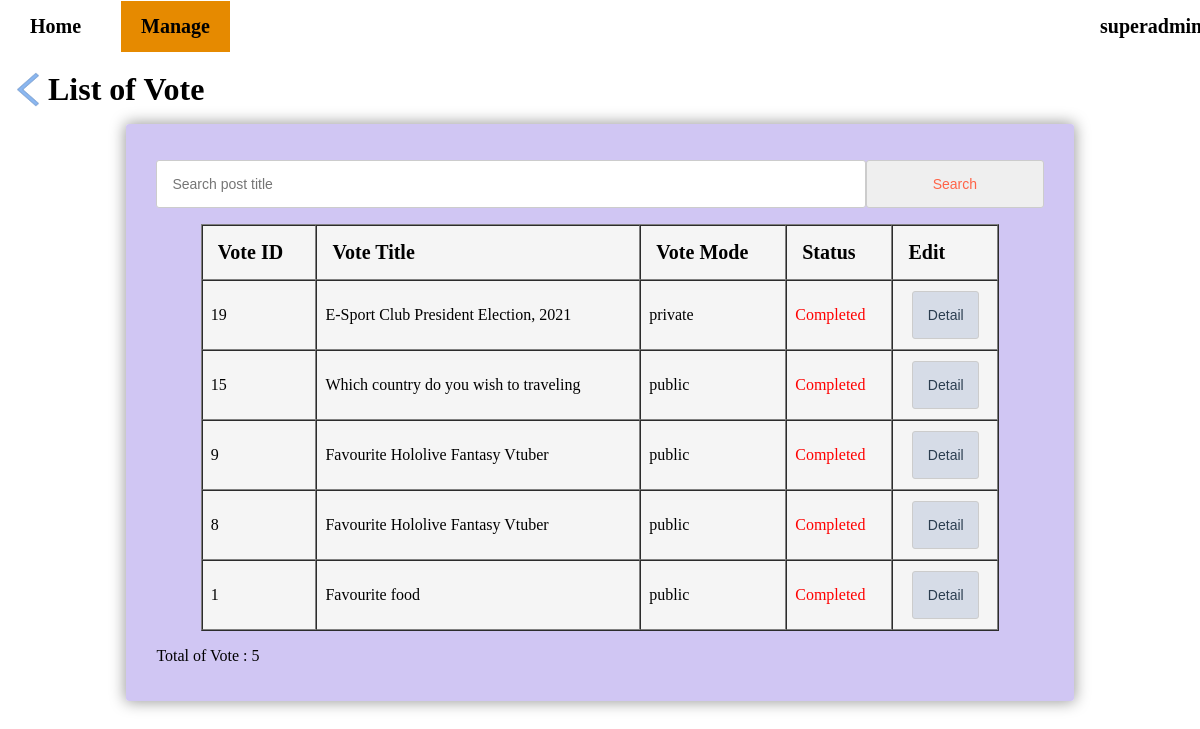
The app's page /admin/list_vote.php (signed in) with its own data.
### tables this page shows
CREATE TABLE `posts` (
  `pid` int(11) NOT NULL,
  `post_title` varchar(100) NOT NULL,
  `post_desc` varchar(300) NOT NULL,
  `post_mode` varchar(10) NOT NULL,
  `post_password` varchar(255) NOT NULL,
  `post_created_date` datetime DEFAULT current_timestamp(),
  `post_expired_date` varchar(20) NOT NULL,
  `vote_method` varchar(25) NOT NULL,
  `number_votes` int(11) NOT NULL,
  `uid` int(11) NOT NULL,
  `post_status` varchar(50) NOT NULL
);

### admin/list_vote.php (the view, shortened to what this page needs)
<?php
    require_once "../link.php";
	if(!isset($_SESSION["admin"]) || $_SESSION["admin"] !== true){
		header("location: ../index.php");
		exit;
	}else{
		$aid = $_SESSION["aid"];
		$adminname = $_SESSION["adminname"];
	}
    $result = mysqli_query($link, "SELECT * FROM posts ORDER BY pid DESC");
	$count = mysqli_num_rows($result);
	$currentDateTime = date('Y-m-d\TH:i:s',time());
?>
<html>
	<head>
		<link rel="stylesheet" href="../css/style.css">
		<link rel="stylesheet" type="text/css" href="../css/navigation.css">
	</head>
	<body>
		<ul class="no0">
			<li><a href="./admin_index.php">Home</a></li>
			<li class="dropdown"><a class="checkedclass" href="#">Manage</a>
			</li>
			<li class="dropdown" style="float:right; margin-right:50px; width:5%;"><a class="hoverclass" href="./detail_admin.php?admin_detail&caid=<?php echo $aid; ?>"><?php echo $adminname; ?></a>
			</li>
        </ul>
         <div class="titlebox">
			<a href="admin_index.php"><img src="../img/icon-back.png" alt="Back to main page" class="icon"></a>
			<h1>List of Vote</h1>
		</div>
		<fieldset class="adminlist">
			<form method="post">
				<p><input type="text" name="searchtext" placeholder="Search post title"><input type="submit" name="search" value="Search"></p>
				<table style="margin-left:5%;" cellpadding="0" cellspacing="0" border="1" id="admintable">
					<tr>
						<th>Vote ID</th>
						<th>Vote Title</th>
						<th>Vote Mode</th>
						<th>Status</th>
						<th>Edit</th>
					</tr>
					<?php
						while($row = mysqli_fetch_assoc($result)){
					?>
					<tr>
						<td style="padding-left: 8px;"><?php echo $row["pid"]; ?></td>
						<td style="padding-left: 8px;"><?php echo $row["post_title"]; ?></td>
						<td style="padding-left: 8px;"><?php echo $row["post_mode"]; ?></td>
						<td style="padding-left: 8px;"><?php if($row["post_expired_date"] <= $currentDateTime){ echo "<span>Completed</span>"; }else{ echo "<span style='color:#00e6ac;'>On-going</span>";} ?></td>
						<td><a href="detail_vote.php?vote_detail&pid=<?php echo $row['pid']?>"><input class="detailbtn" type="button" value="Detail"></a></td>
					</tr>
					<?php
						}
					?>
				</table>
				<p> Total of Vote : <?php echo $count; ?></p>
			</form>
		</fieldset>
	</body>
</html>

### css/style.css (style rules this page uses)
span { color:red; }
fieldset { background: white; border: 0 none; border-radius: 3px; box-shadow: 0 0 15px 1px rgba(0, 0, 0, 0.4); padding: 20px 30px; box-sizing: border-box; width: 80%; margin: 0 10%; }
.contactform input[type="email"], input[type="submit"],textarea { padding: 15px; border: 1px solid #ccc; border-radius: 3px; width: 90%; box-sizing: border-box; color: #3b232d; font-size: 14px; }
img.icon { padding-top: 13px; width:40px; height:35px; float:left; }
.titlebox { margin-top:5%; height:65px; border-radius:8px 8px 0px 0px; }
.titlebox h1 { padding:12px 40px; margin:auto; color: black; }
.adminlist { background-color:#d0c6f3; }
.adminlist table { background-color: whitesmoke; width: 90%; }
.adminlist table th { text-align: left; font-size: 20px; padding: 15px; }
.adminlist table td { vertical-align:middle; font-weight: 300; padding: 10px; font-size: 16px; }
.adminlist input[type="text"], input[type="password"], input[type="email"], input[type="date"], select { padding: 15px; border: 1px solid #ccc; border-radius: 3px; width: 80%; box-sizing: border-box; color: #2C3E50; font-size: 14px; }
.adminlist input[type="submit"] { margin-left: 0%; padding: 15px; border: 1px solid #ccc; border-radius: 3px; width: 20%; box-sizing: border-box; color: #b7e0d6; font-size: 14px; color: tomato; }
.adminlist input[type="button"] { padding: 15px; border: 1px solid #ccc; border-radius: 3px; width: 40%; box-sizing: border-box; color: #2C3E50; font-size: 14px; margin-left: 30%; }
.adminlist input[type="button"].detailbtn { padding: 15px; border: 1px solid #ccc; border-radius: 3px; width: 80%; box-sizing: border-box; color: #2C3E50; font-size: 14px; margin-left: 10%; background-color:#d6dce7; }

### css/navigation.css (style rules this page uses)
ul { list-style-type: none; text-align: center; padding: 0; right:0; left:0; top:-25px; position:fixed; }
li { float:left; font-weight:bold; font-size: 20px; padding: 10px; text-decoration:none; display: inline; }
li a { display:inline-block; font-weight:bold; text-align:center; text-decoration:none; padding: 14px 20px; }
.checkedclass { background-color:#e68a00; }
li a:visited, a:link { color:black; }
li.dropdown { display: block; }
ul.no0 { list-style-type: none; text-align: center; padding: 0; right:0; left:0; top:-25px; position:fixed; background-color:white; }

### records on screen
posts: pid "19", post_title "E-Sport Club President Election, 2021", post_mode "private", shows "Completed"
posts: pid "15", post_title "Which country do you wish to traveling", post_mode "public", shows "Completed"
posts: pid "9", post_title "Favourite Hololive Fantasy Vtuber", post_mode "public", shows "Completed"
posts: pid "8", post_title "Favourite Hololive Fantasy Vtuber", post_mode "public", shows "Completed"
posts: pid "1", post_title "Favourite food", post_mode "public", shows "Completed"

### other values on screen
$count "5"
